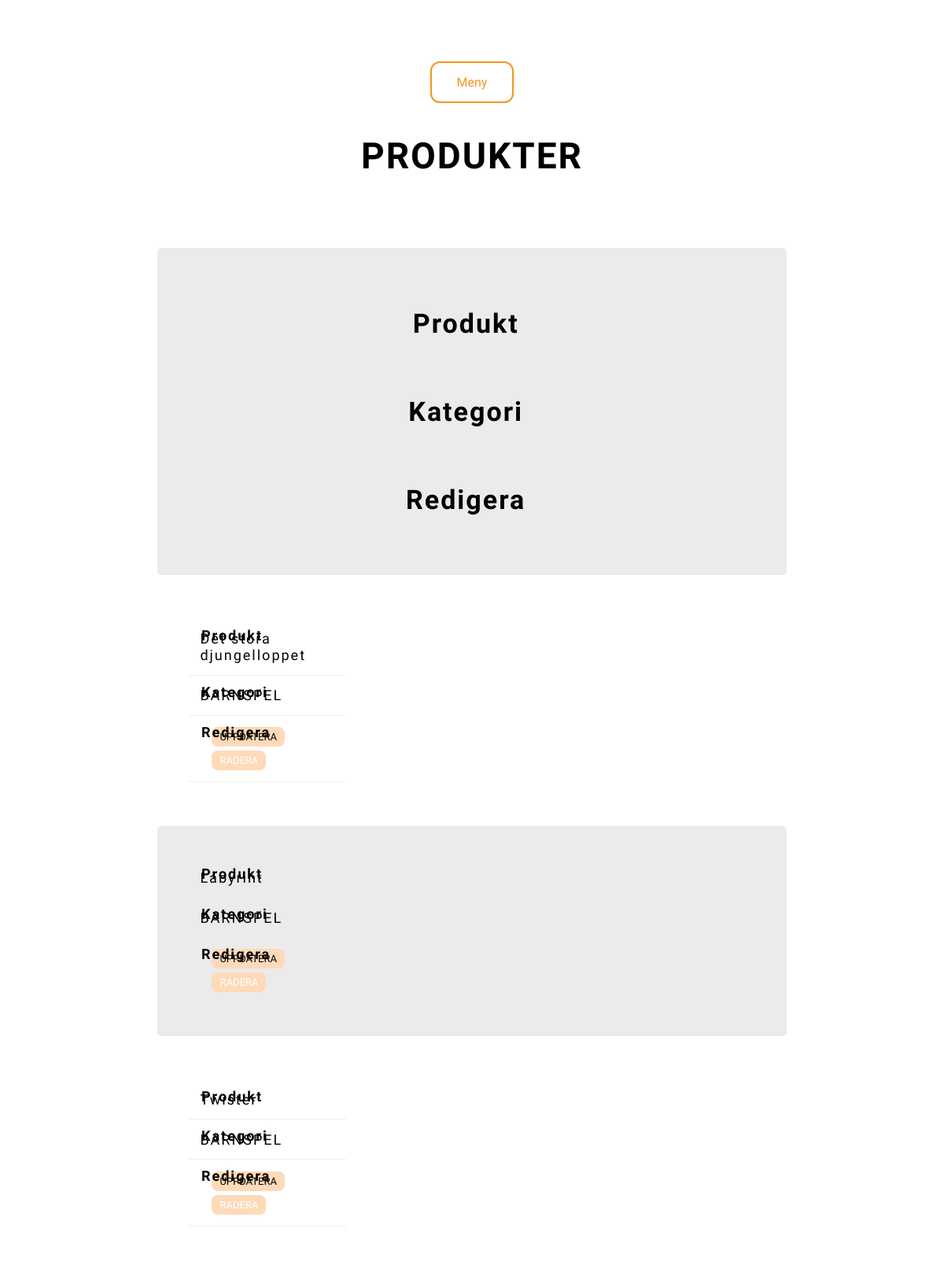
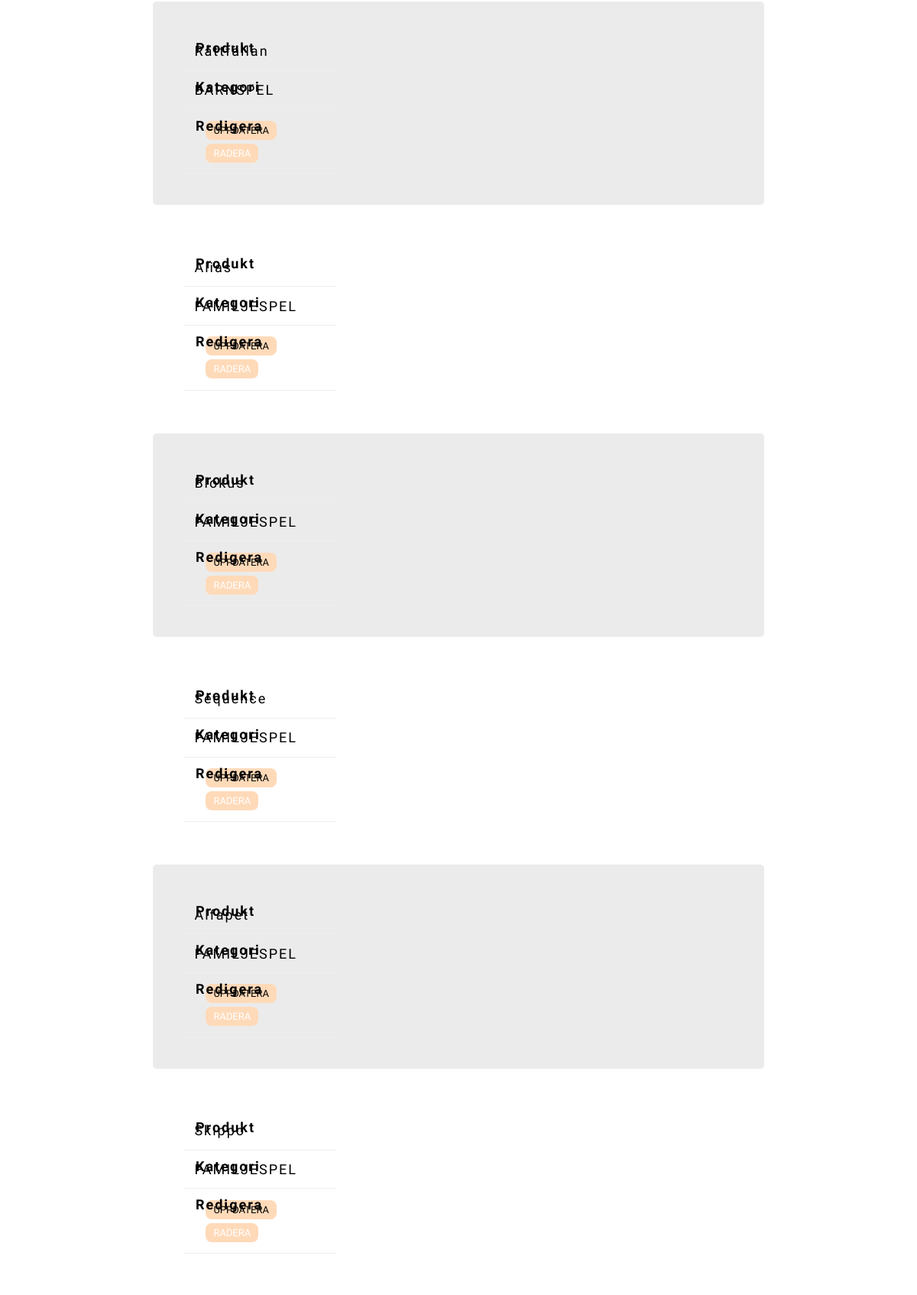
The page /admin/admin-products.php (upper part) on the database its author committed (2 pictures, top to bottom).
### tables this page shows
CREATE TABLE `webshop_products` (
  `productid` int(11) NOT NULL,
  `categoryid` int(11) NOT NULL,
  `title` varchar(500) NOT NULL,
  `description` varchar(1000) NOT NULL,
  `price` decimal(10,0) NOT NULL,
  `quantity` int(11) NOT NULL,
  `productimg` varchar(1000) NOT NULL,
  `date` datetime NOT NULL DEFAULT current_timestamp()
);

CREATE TABLE `webshop_categories` (
  `categoryid` int(11) NOT NULL,
  `category` varchar(100) NOT NULL,
  `image` varchar(200) NOT NULL
);

### admin/admin-products.php (the view, shortened to what this page needs)
<?php
require_once 'header.php';
require_once '../config/db.php';
?>
<h2 class="product-head">Produkter</h2>
<?php
$sql="SELECT `productid`, `title`, `category`
FROM `webshop_products`
LEFT JOIN webshop_categories
ON webshop_products.categoryid = webshop_categories.categoryid
ORDER BY `webshop_categories`.`category` ASC";
$stmt = $db->prepare($sql);
$stmt->execute();
$output ="<section class='table_container'><table class='table_products'><tr class='table_products-row' >
                    <th class='table_products-head'>Produkt</th>
                    <th class='table_products-head'>Kategori</th>
                    <th class='table_products-head'>Redigera</th></tr>";
while($row = $stmt->fetch(PDO::FETCH_ASSOC)){
    $productid = htmlspecialchars($row['productid']);
    $categories = htmlspecialchars($row['category']);
    $product = htmlspecialchars($row['title']);
    $category = strtoupper($categories);
    $output .= "<tr class='table_products-row'>
                <td class='table_products-cell'> $product </td>
                <td class='table_products-cell'>$category</td>
                <td><button class='btn_update-product'><a href='admin-update-product.php?id=$productid'>Uppdatera</a></button>
                <button class='btn_delete-product'><a href='admin-delete-product.php?id=$productid' onclick='return myFunction()' id='delete'>Radera</a></button></td>
                </tr> ";
}
$output.= "</table></section>";
echo $output;
?>
<?php require_once "../footer.php";?>

### styles/main.css (style rules this page uses)
* { -webkit-box-sizing: border-box; box-sizing: border-box; margin: 0; padding: 0; font-family: "Kulim Park", sans-serif; }
body { background: white; width: 100%; min-width: 200px; }
h2 { margin: 10px 0; font-size: 18px; }
@media (min-width: 500px) { h2 { font-size: 22px; } }
button { padding: 10px 15px; font-size: 14px; border: none; border-radius: 8px; background-color: #f3971e; -webkit-transition: all 0.5s ease; transition: all 0.5s ease; }
a { text-decoration: none; color: black; }
body { height: 100%; }
@media only screen and (max-width: 760px), (min-device-width: 768px) and (max-device-width: 1024px) { .product-head { font-size: 24px; text-align: center; } }
@media only screen and (max-width: 760px), (min-device-width: 768px) and (max-device-width: 1024px) { table, thead, tbody, th, td, tr { display: block; } }
@media only screen and (max-width: 760px), (min-device-width: 768px) and (max-device-width: 1024px) { .table_container { min-width: 200px; } }
@media only screen and (max-width: 760px) and (min-width: 600px), (min-device-width: 768px) and (max-device-width: 1024px) and (min-width: 600px) { .table_container { min-width: 400px; } }
@media only screen and (max-width: 760px), (min-device-width: 768px) and (max-device-width: 1024px) { th { padding: 2%; font-size: 18px; } }
@media only screen and (max-width: 760px) and (min-width: 1000px), (min-device-width: 768px) and (max-device-width: 1024px) and (min-width: 1000px) { th { font-size: 36px; } }
@media only screen and (max-width: 760px), (min-device-width: 768px) and (max-device-width: 1024px) { tr { margin: 0 0 1rem 0; padding: 5px; border-radius: 5px; letter-spacing: 2px; } }
@media only screen and (max-width: 760px), (min-device-width: 768px) and (max-device-width: 1024px) { tr:nth-child(odd) { background: #ebebeb; } }
@media only screen and (max-width: 760px), (min-device-width: 768px) and (max-device-width: 1024px) { td { border: none; border-bottom: 1px solid #eee; position: relative; padding-left: 50%; padding-top: 5%; padding-bottom: 5%; } }
@media only screen and (max-width: 760px), (min-device-width: 768px) and (max-device-width: 1024px) { td:before { position: absolute; top: 0; left: 6px; width: 45%; padding-right: 10px; white-space: nowrap; } }
@media only screen and (max-width: 760px), (min-device-width: 768px) and (max-device-width: 1024px) { td:nth-of-type(1):before { content: "Produkt"; padding: 5%; font-weight: 700; } }
@media only screen and (max-width: 760px), (min-device-width: 768px) and (max-device-width: 1024px) { td:nth-of-type(2):before { content: "Kategori"; padding: 5%; font-weight: 700; } }
@media only screen and (max-width: 760px), (min-device-width: 768px) and (max-device-width: 1024px) { td:nth-of-type(3):before { content: "Redigera"; padding: 5%; font-weight: 700; } }
@media only screen and (max-width: 760px), (min-device-width: 768px) and (max-device-width: 1024px) { .btn_update-product { padding: 5px 10px; margin-bottom: 5px; font-size: 13px; background: peachpuff; text-transform: uppercase; } }
@media only screen and (max-width: 760px), (min-device-width: 768px) and (max-device-width: 1024px) { .btn_delete-product { padding: 5px 10px; font-size: 13px; background: peachpuff; text-transform: uppercase; } }
@media only screen and (max-width: 760px), (min-device-width: 768px) and (max-device-width: 1024px) { .btn_update-product, .btn_delete-product a { color: white; } }
@media (min-width: 760px) { .table_products { min-width: 800px; margin-bottom: 5%; } }
@media (min-width: 760px) { .product-head { font-size: 46px; text-align: center; padding: 0 10% 10% 10%; letter-spacing: 2px; text-transform: uppercase; } }
@media (min-width: 760px) { th { font-size: 34px; padding-bottom: 5%; padding-top: 5%; } }
@media (min-width: 760px) { tr { padding: 5%; } }
@media (min-width: 760px) { td { width: 200px; font-size: 18px; padding: 2%; } }
@media (min-width: 760px) { .table_products-head { padding-right: 30px; } }
@media (min-width: 760px) { .btn_update-product, .btn_delete-product { margin-left: 15px; background: peachpuff; text-transform: uppercase; } }
@media (min-width: 760px) { .btn_delete-product a { color: #ffffff; } }
@media (min-width: 760px) { tr:nth-child(odd) { background: #ebebeb; } }

### rows shown on the page
webshop_products: title "Det stora djungelloppet", categoryid.category "BARNSPEL"
webshop_products: title "Labyrint", categoryid.category "BARNSPEL"
webshop_products: title "Twister", categoryid.category "BARNSPEL"
webshop_products: title "Råttfällan", categoryid.category "BARNSPEL"
webshop_products: title "Alias", categoryid.category "FAMILJESPEL"
webshop_products: title "Blokus", categoryid.category "FAMILJESPEL"
webshop_products: title "Sequence", categoryid.category "FAMILJESPEL"
webshop_products: title "Alfapet", categoryid.category "FAMILJESPEL"
webshop_products: title "Skippo", categoryid.category "FAMILJESPEL"
